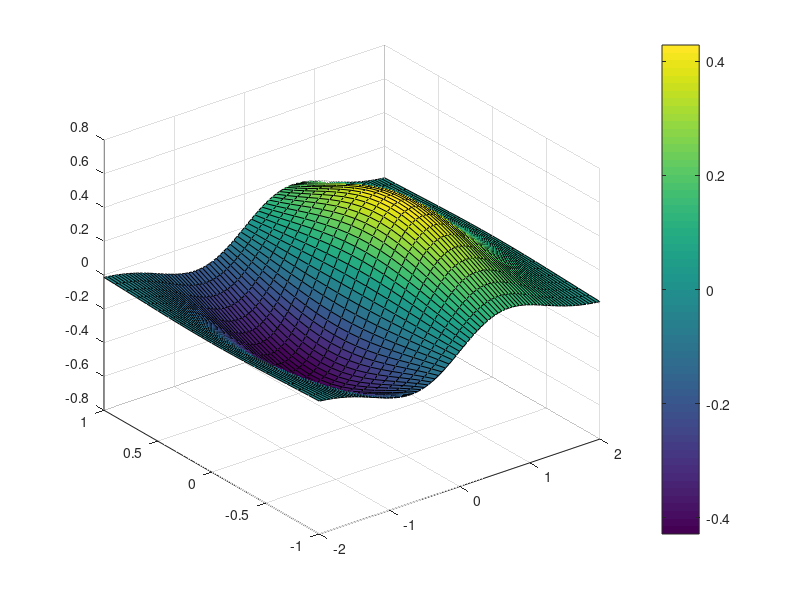

The MATLAB source for this figure:
% Script para plotear un campo escalar usando surf
% Luciano Ponzellini Marinelli (2017)

x = -2:0.05:2;
y = -1:0.1:1;
[X,Y] = meshgrid(x,y);
Z = X.*exp(-X.^2-Y.^2);
surf(X,Y,Z), colorbar